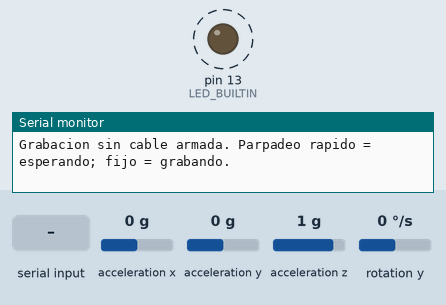
Recording of a sketch running on a simulated Arduino Uno, built with avr-gcc and run on an emulated ATmega328P. On the bench: output pins drawn as LEDs (lit = HIGH), the last lines printed to the serial monitor. Dashed ring = blinking. The test bench sets the inputs (shaded band); at power-on: acceleration x 0 g, acceleration y 0 g, acceleration z 1 g, rotation y 0 °/s.

Above: at 1.28 s.
1.3 s: "d" received over Serial
At 5.4 s:
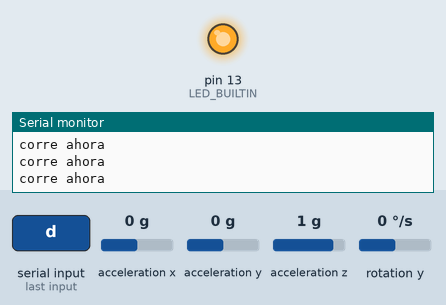
At 16.2 s:
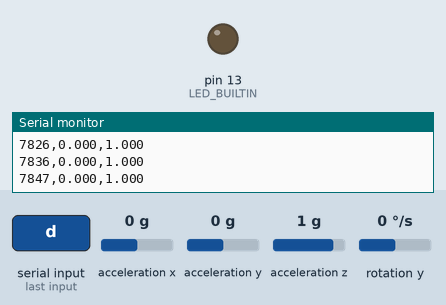
Timing chart, 0 to 16.5 s (numbered marks = the images above; inputs shaded):
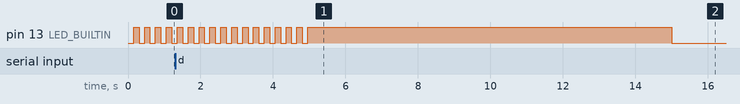

The sketch:

test_gy1_serial_plotter.ino
```cpp
// ============================================================
// TEST — gy1 + accMag1 (astragalo), con y sin cable
//
// Sketch aislado, no toca tobillera_avgs_calibrado.ino.
//
// MODO_LIVE 1: Serial Plotter en vivo. Necesita el cable USB puesto
//              todo el rato (cinta de correr / caminar atado al PC).
//
// MODO_LIVE 0 (por defecto): sin cable. Al encender:
//   1. Espera ESPERA_INICIO_MS (parpadeo RAPIDO del LED) para darte
//      tiempo a ponerte la tobillera y empezar a moverte.
//   2. Graba en RAM durante DURACION_GRABACION_MS (LED FIJO).
//   3. Termina la grabacion (LED APAGADO) y se queda esperando.
//   4. Cuando vuelvas y enchufes el cable, abre el Monitor Serie
//      (115200 baudios) y manda 'd' para volcar el CSV
//      (t_ms,gy1,accMag1). Copialo a Excel/Python para graficarlo.
//
// Reconectar el cable NO resetea la placa ni borra el buffer,
// mientras la tobillera siga alimentada (bateria) todo el tiempo.
// ============================================================

#include "LSM6DS3.h"
#include "Wire.h"

#define FREQ_HZ      100
#define INTERVALO_US 10000

// Cambia a 1 para el modo en vivo (con cable puesto todo el rato)
#define MODO_LIVE 0

#define ESPERA_INICIO_MS      5000   // margen para ponerte la tobillera y arrancar
#define DURACION_GRABACION_MS 10000  // ventana de grabacion tras la espera
#define MAX_MUESTRAS (DURACION_GRABACION_MS / (INTERVALO_US / 1000) + 100)

LSM6DS3 imuAstragalo(I2C_MODE, 0x6A);

#if !MODO_LIVE
struct MuestraDebug { uint16_t t_ms; float gy1; float accMag1; };
MuestraDebug buffer[MAX_MUESTRAS];
uint16_t numMuestras = 0;

enum EstadoTest { ESPERANDO, GRABANDO, LISTO };
EstadoTest estadoTest = ESPERANDO;
uint32_t inicioMs = 0;
uint32_t inicioGrabacionMs = 0;

void volcarBuffer() {
    Serial.println("t_ms,gy1,accMag1");
    for (uint16_t i = 0; i < numMuestras; i++) {
        Serial.print(buffer[i].t_ms);   Serial.print(",");
        Serial.print(buffer[i].gy1, 3); Serial.print(",");
        Serial.println(buffer[i].accMag1, 3);
    }
    Serial.print("FIN ("); Serial.print(numMuestras); Serial.println(" muestras)");
}
#endif

void setup() {
    pinMode(LED_BUILTIN, OUTPUT);
    Serial.begin(115200);

#if MODO_LIVE
    while (!Serial) {} // en modo en vivo si tiene sentido esperar al cable
#endif

    if (imuAstragalo.begin() != 0) {
        // sin cable no se ve el Serial: el LED parpadeando avisa del fallo
        while (1) {
            digitalWrite(LED_BUILTIN, !digitalRead(LED_BUILTIN));
            delay(200);
        }
    }

#if MODO_LIVE
    Serial.println("t_ms,gy1,accMag1");
#else
    inicioMs = millis();
    Serial.println("Grabacion sin cable armada. Parpadeo rapido = esperando; fijo = grabando.");
#endif
}

void loop() {
    static unsigned long ultimaMuestra = 0;
    unsigned long ahora = micros();
    if (ahora - ultimaMuestra < INTERVALO_US) {
#if !MODO_LIVE
        if (estadoTest == LISTO && Serial.available() && Serial.read() == 'd') {
            volcarBuffer();
        }
#endif
        return;
    }
    ultimaMuestra = ahora;

    float ax1 = imuAstragalo.readFloatAccelX();
    float ay1 = imuAstragalo.readFloatAccelY();
    float az1 = imuAstragalo.readFloatAccelZ();
    float gy1 = imuAstragalo.readFloatGyroY();
    float accMag1 = sqrt(ax1*ax1 + ay1*ay1 + az1*az1);

#if MODO_LIVE
    Serial.print("gy1:");      Serial.print(gy1);
    Serial.print(",accMag1:"); Serial.println(accMag1);
#else
    switch (estadoTest) {
        case ESPERANDO:
            digitalWrite(LED_BUILTIN, (millis() / 150) % 2); // parpadeo rapido
            if (millis() - inicioMs > ESPERA_INICIO_MS) {
                Serial.println("espera");
                estadoTest = GRABANDO;
                inicioGrabacionMs = millis();
                numMuestras = 0;
            }
            break;

        case GRABANDO:
            digitalWrite(LED_BUILTIN, HIGH);
            if (numMuestras < MAX_MUESTRAS) {
                Serial.println("corre ahora");
                buffer[numMuestras].t_ms     = (uint16_t)(millis() - inicioGrabacionMs);
                buffer[numMuestras].gy1      = gy1;
                buffer[numMuestras].accMag1  = accMag1;
                numMuestras++;
            }
            if (millis() - inicioGrabacionMs > DURACION_GRABACION_MS
                || numMuestras >= MAX_MUESTRAS) {
                    Serial.println("deja de correr");
                estadoTest = LISTO;
                digitalWrite(LED_BUILTIN, LOW);
            }
            break;

        case LISTO:
            if (Serial.available() && Serial.read() == 'd') {
                volcarBuffer();
            }
            break;
    }
#endif
}
```
